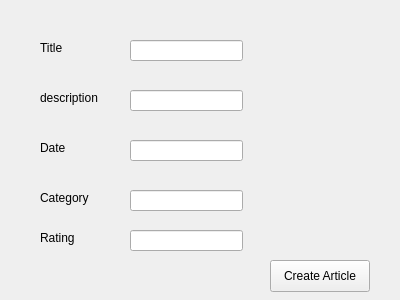
<?xml version="1.0" encoding="UTF-8"?>
<ui version="4.0">
 <class>CreateArticle</class>
 <widget class="QWidget" name="CreateArticle">
  <property name="geometry">
   <rect>
    <x>0</x>
    <y>0</y>
    <width>400</width>
    <height>300</height>
   </rect>
  </property>
  <property name="windowTitle">
   <string>Form</string>
  </property>
  <widget class="QLabel" name="articetitle">
   <property name="geometry">
    <rect>
     <x>40</x>
     <y>40</y>
     <width>58</width>
     <height>16</height>
    </rect>
   </property>
   <property name="text">
    <string>Title</string>
   </property>
  </widget>
  <widget class="QLineEdit" name="TitlelineEdit">
   <property name="geometry">
    <rect>
     <x>130</x>
     <y>40</y>
     <width>113</width>
     <height>21</height>
    </rect>
   </property>
  </widget>
  <widget class="QLabel" name="label">
   <property name="geometry">
    <rect>
     <x>40</x>
     <y>90</y>
     <width>71</width>
     <height>16</height>
    </rect>
   </property>
   <property name="text">
    <string>description</string>
   </property>
  </widget>
  <widget class="QLineEdit" name="DescriptionlineEdit">
   <property name="geometry">
    <rect>
     <x>130</x>
     <y>90</y>
     <width>113</width>
     <height>21</height>
    </rect>
   </property>
  </widget>
  <widget class="QLabel" name="label_2">
   <property name="geometry">
    <rect>
     <x>40</x>
     <y>140</y>
     <width>58</width>
     <height>16</height>
    </rect>
   </property>
   <property name="text">
    <string>Date</string>
   </property>
  </widget>
  <widget class="QLineEdit" name="DatelineEdit">
   <property name="geometry">
    <rect>
     <x>130</x>
     <y>140</y>
     <width>113</width>
     <height>21</height>
    </rect>
   </property>
  </widget>
  <widget class="QLabel" name="label_3">
   <property name="geometry">
    <rect>
     <x>40</x>
     <y>190</y>
     <width>61</width>
     <height>16</height>
    </rect>
   </property>
   <property name="text">
    <string>Category</string>
   </property>
  </widget>
  <widget class="QLineEdit" name="CategorylineEdit">
   <property name="geometry">
    <rect>
     <x>130</x>
     <y>190</y>
     <width>113</width>
     <height>21</height>
    </rect>
   </property>
  </widget>
  <widget class="QLabel" name="label_4">
   <property name="geometry">
    <rect>
     <x>40</x>
     <y>230</y>
     <width>58</width>
     <height>16</height>
    </rect>
   </property>
   <property name="text">
    <string>Rating</string>
   </property>
  </widget>
  <widget class="QLineEdit" name="RatinglineEdit">
   <property name="geometry">
    <rect>
     <x>130</x>
     <y>230</y>
     <width>113</width>
     <height>21</height>
    </rect>
   </property>
  </widget>
  <widget class="QPushButton" name="CreateArticleButton">
   <property name="geometry">
    <rect>
     <x>270</x>
     <y>260</y>
     <width>100</width>
     <height>32</height>
    </rect>
   </property>
   <property name="text">
    <string>Create Article</string>
   </property>
  </widget>
  <widget class="QLabel" name="CreateArticleUpdate">
   <property name="geometry">
    <rect>
     <x>260</x>
     <y>190</y>
     <width>131</width>
     <height>20</height>
    </rect>
   </property>
   <property name="text">
    <string/>
   </property>
  </widget>
  <widget class="QLabel" name="CreateArticleupdate">
   <property name="geometry">
    <rect>
     <x>290</x>
     <y>200</y>
     <width>58</width>
     <height>16</height>
    </rect>
   </property>
   <property name="text">
    <string/>
   </property>
  </widget>
 </widget>
 <resources/>
 <connections/>
</ui>
